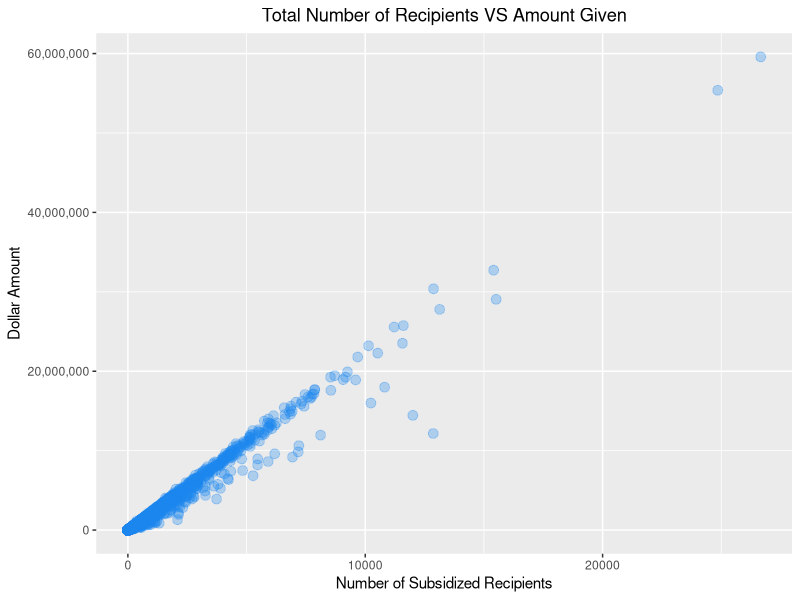

This chart was generated by the following R code:
library(tidyverse)

dash <- read.csv(file = "data/dashboard_data.csv")


scatter_plot <- ggplot(data = dash) +
  geom_point(mapping = aes(x = Subsidized.Recipients, y = Subsidized.Dollars.of.Disbursements),
  alpha = 0.3,
  size = 3,
  color = "dodgerblue2"
  ) +
  labs(y = "Dollar Amount", x = "Number of Subsidized Recipients", title = "Total Number of Recipients VS Amount Given") +
  scale_y_continuous(labels = scales::comma) +
  theme(plot.title = element_text(hjust = 0.5))